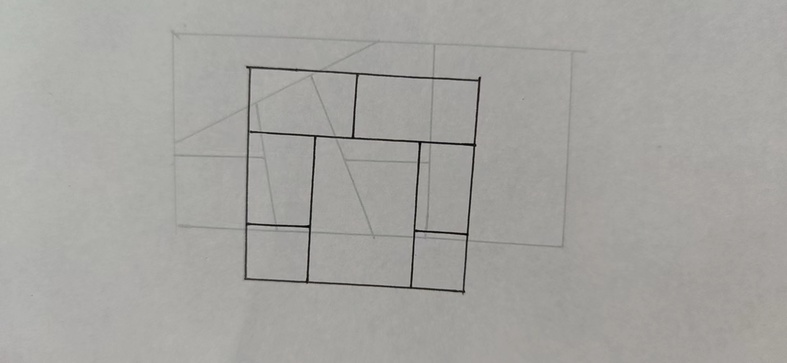
#> input picture 9.jpg, 787 x 363 px, shrunk from 1920 x 887 before the run; its folder holds 5 pictures in this run
$ python cv2_test.py
#> lines starting #> are read from the running program, lines starting #| are printed output that depends on the picture; after the words box and inside, x2 and y2 are one past the last pixel; in counts of white or black regions, pixels touching at a corner belong together
# # 寻找图像轮廓 返回修改后图像的轮廓  以及它们的层次
# contours, hierarchy = cv2.findContours(thresh, cv2.RETR_TREE, cv2.CHAIN_APPROX_SIMPLE)

# 取中轴
import copy
import math
from typing import Dict, List

import cv2
import numpy as np
import matplotlib.pyplot as plt
from matplotlib.image import imread

def get_line_point(lines: list, offset: tuple) -> list:
    """
    获取线段两端点坐标
    Args:
        lines (list): 霍夫直线结果线段
        offset (tuple): 线段偏移比值，线段偏移值，线段偏移角度，当角度偏移为90度时，偏移值为x坐标
    Returns:
        list: 线段两端点坐标 [point1, point2]
    """
    k, b, angle = offset
    x1, y1, x2, y2 = lines[0]
    min_x, max_x = (x1, x2) if x1 < x2 else (x2, x1)
    min_y, max_y = (y1, y2) if y1 < y2 else (y2, y1)
    for line in lines[1:]:
        x1, y1, x2, y2 = line
        min_x = min(min_x, x1, x2)
        max_x = max(max_x, x1, x2)
        min_y = min(min_y, y1, y2)
        max_y = max(max_y, y1, y2)
    if angle not in (0, 90):
        min_y = min_x * k + b
        max_y = max_y * k + b
    return [(min_x, min_y), (max_x, max_y)]


def get_pos_length(point1: tuple, point2: tuple):
    """
    获取两点之间长度
    Args:
        point1 (tuple): 点1坐标
        point2 (tuple): 点2坐标
    Returns:
        float: 两点之间长度
    """
    line_length = math.sqrt((point1[0] - point2[0]) ** 2 + (point1[1] - point2[1]) ** 2)
    return line_length


def sort_group(lines: list, angle: float):
    """
    对线段组排序
    Args:
        lines (list): 线段组
        angle (float): 线段偏移角度
    Returns:
        list: 排序后的线段组
    """
    if not lines:
        return lines
    if angle == 90:
        lines = list(sorted(lines, key=lambda x: x[0][1]))
    else:
        lines = list(sorted(lines, key=lambda x: x[0][0]))
    return lines


def split_group(start_x, start_y, end_x, end_y, line, result, gap_filter):
    """
    拆分同一线段组
    """
    pass


def fit_line(lines: List[np.ndarray], pos_offset=150, angle_offset=30, gap_filter=150, line_gap=100, line_lenth=100):
    """
    拟合直线
    Args:
        lines (list): 霍夫直线结果线段
        pos_offset (int): 线段分组允许偏移量
        angle_offset (float): 线段允许偏移角度
        gap_filter (int): 缝隙大小
        point_gap (int): 线与线之间的间隙
    """
    # 已归类的线段
    line_group: List[List] = []
    # 已归类的线段偏移值
    line_offset: List[tuple] = []
    # 最终线段
    result: List = []

    # 对线段进行归类
    for line in lines:
        for x1, y1, x2, y2 in line:
            if x1 == x2:
                # 水平线段
                angle, a, b = 90, 0, x1
            elif y1 == y2:
                # 垂直线段
                angle, a, b = 0, 0, y1
            else:
                # 倾斜线段
                a = (y2 - y1) / (x2 - x1)
                b = y1 - a * x1
                angle = np.arctan(a) * 57.29577
            is_find_same_line = False
            for index, offset in enumerate(line_offset):
                if abs(angle - offset[2]) < angle_offset and abs(b - offset[1]) < pos_offset:
                    line_group[index].append(line)
                    is_find_same_line = True
                    break
            if not is_find_same_line:
                line_group.append([line])
                line_offset.append((a, b, angle))

    print(line_group)

    # 各组线段求端值
    for index, group_item in enumerate(line_group):
        min_x, max_x = 0, 0
        a, b, angle = line_offset[index]
        min_y, max_y = 0, 0

        # 仅考虑x升序的情况
        group_item = sort_group(group_item, angle)
        start_x, start_y, end_x, end_y = group_item[0][0]
        # start_x, end_x = min(start_x, end_x), max(start_x, end_x)
        for item in group_item[1:]:
            x1, y1, x2, y2 = item[0]

            if angle == 0:
                new_min_x, new_max_x = (x1, x2) if x1 < x2 else (x2, x1)
                if new_min_x > end_x and abs(new_min_x - end_x) > gap_filter:
                    if get_pos_length((start_x, start_y), (end_x, end_y)) > line_lenth:
                        result.append(((start_x, end_x), (start_y, end_y)))
                    start_x, end_x = new_min_x, new_max_x
                else:
                    start_x = min(start_x, new_min_x)
                    end_x = max(end_x, new_max_x)

            elif angle == 90:
                new_min_y, new_max_y = (y1, y2) if y1 < y2 else (y2, y1)
                if new_min_y > end_y and abs(new_min_y - end_y) > gap_filter:
                    if get_pos_length((start_x, start_y), (end_x, end_y)) > line_lenth:
                        result.append(((start_x, end_x), (start_y, end_y)))
                    start_y, end_y = new_min_y, new_max_y
                else:
                    start_y = min(start_y, new_min_y)
                    end_y = max(end_y, new_max_y)

            else:
                new_min_x, new_min_y, new_max_x, new_max_y = (x1, y1, x2, y2) if x1 < x2 else (x2, y2, x1, y1)
                if new_min_x > end_x and get_pos_length((end_x, end_y), (new_min_x, new_min_y)) > line_gap:
                    if get_pos_length((start_x, start_y), (end_x, end_y)) > line_lenth:
                        result.append(((start_x, end_x), (start_y, end_y)))
                    start_x, start_y, end_x, end_y = new_min_x, new_min_y, new_max_x, new_max_y
                else:
                    start_x, start_y = (start_x, start_y) if start_x < new_min_x else (new_min_x, new_min_y)
                    start_y = a * start_x + b
                    end_x, end_y = (end_x, end_y) if end_x > new_max_x else (new_max_x, new_max_y)
                    end_y = a * end_x + b
        if get_pos_length((start_x, start_y), (end_x, end_y)) > line_lenth:
            result.append(((start_x, end_x), (start_y, end_y)))


        # [30 lines of commented-out code are left out]
    return result

file_name = '9'

img_dir = f"./{file_name}.jpg"
save_dir = f"./{file_name}_result.jpg"

img = cv2.imread(img_dir)
#> img is the input picture: shape (363, 787, 3); mean B, G, R 160.3, 164.1, 165
# print(img.shape)
h, w, _ = img.shape
#> h = 363; w = 787
# # 转换为灰度图片
gray = cv2.cvtColor(img, cv2.COLOR_BGR2GRAY)
# 应用直方图均衡化
# gray = cv2.equalizeHist(gray)
# _, binary = cv2.threshold(img,  127, 255, 0)
# 高斯模糊去噪
gray = cv2.GaussianBlur(gray, (9, 9), 0)
# 中值滤波
gray = cv2.medianBlur(gray, ksize=3)
# [6 lines of commented-out code are left out]
edges = cv2.Canny(gray, 50, 100)
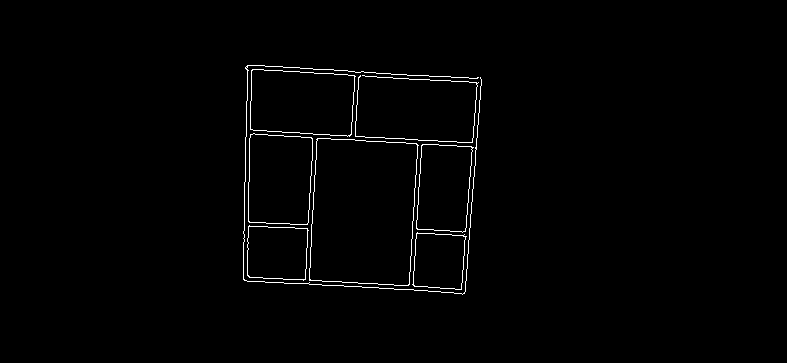
#> edges: shape (363, 787); 1.1% white in thin lines or dots, all inside (x1, y1, x2, y2) = (243, 65, 482, 295)

# minLineLength = 19
# maxLineGap = 5
minLineLength = 5
maxLineGap = 5

# 直线检测
lines = cv2.HoughLinesP(edges, 1, np.pi / 180, 20, np.array([]), minLineLength, maxLineGap)
#> lines = 62 rows, first 6: [246, 134, 311, 137], [271, 66, 327, 69], [247, 281, 300, 283], [250, 137, 250, 109], [355, 72, 364, 72], [267, 131, 364, 136]


# [9 lines of commented-out code are left out]

plt.subplot(2, 2, 1)
plt_img = imread(img_dir)
plt.imshow(img)

# 设置范围
plt.subplot(2, 2, 2)
plt.xlim(0, w)
plt.ylim(0, h)

def line(y1, x1, y2, x2):
    x = [x1, x2]
    y = [y1, y2]
    plt.plot(x, y)

result = []
for i in range(len(lines)):
    for x1, y1, x2, y2 in lines[i]:
        line(y1, x1, y2, x2)
        result.append([(x1, y1), (x2, y2)])
        cv2.line(img, (x1, y1), (x2, y2), (i * 20, 100 + i * 20, 255), 1)
#> this loop made 62 passes
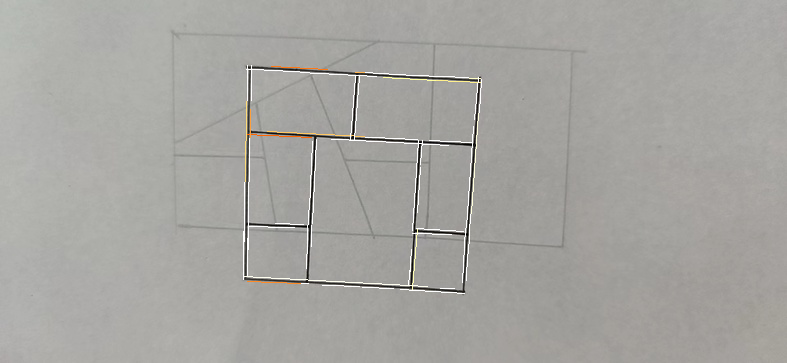
#> img: shape (363, 787, 3); 0.98% of pixels changed, all inside (x1, y1, x2, y2) = (243, 65, 482, 294)
#> after the loop, result = 62 items


# print(len(result), result)
# plt.show()

lines = fit_line(lines)
#> the loop in fit_line, `for line in lines:` made 62 passes
#> line on passes 1 to 12: [[246, 134, 311, 137]], [[271, 66, 327, 69]], [[247, 281, 300, 283]], [[250, 137, 250, 109]], [[355, 72, 364, 72]], [[267, 131, 364, 136]], [[245, 181, 246, 101]], [[436, 80, 481, 82]], [[383, 77, 435, 80]], [[412, 289, 417, 228]], [[469, 78, 480, 78]], [[471, 213, 478, 113]]
#> after the loop in fit_line, `for line in lines:`: line_group = 18 items; line_offset = 18 items, first 6: (0.0462, 122.6, 2.64), (0, 250, 90), (-80, 19781, -89.28), (-12.2, 5315.4, -85.31), (-14.29, 6941.6, -86), (-21, 6775, -87.27)
#> (printed output is left out)
#> the loop in fit_line, `for index, group_item in enumerate(line_group):` made 18 passes
#> (a, b, angle) on passes 1, 2, 3, 6, 8, 9, 11, 12, 13, 14, 15, 16: (0.0462, 122.6, 2.64), (0, 250, 90), (-80, 19781, -89.28), (-21, 6775, -87.27), (-22.67, 7213, -87.47), (0, 283, 0), (-19.5, 9379, -87.06), (-18, 8598, -86.82), (-13.5, 5797.5, -85.76), (-26, 12396, -87.8), (-29, 9142, -88.03), (-16.5, 8015.5, -86.53)
#> (a, b, angle, lines in sort_group) on passes 4, 5, 7, 10: (-12.2, 5315.4, -85.31, [[[412, 289, 417, 228]], [[420, 164, 422, 140]]]), (-14.29, 6941.6, -86, [[[466, 227, 473, 126]], [[471, 213, 478, 113]]]), (-15, 6410, -86.19, [[[412, 230, 418, 140]], [[417, 212, 420, 167]]]), (-12.6, 4599.4, -85.46, [[[350, 139, 355, 76]], [[354, 139, 359, 76]]])
#> after the loop in fit_line, `for index, group_item in enumerate(line_group):`: result = [((243, 481), (133.9, 144.8)), ((247, 247), (65, 279)), ((412, 422), (289, 167)), ((466, 478), (284.4, 113)), ((412, 420), (230, 110)), ((301, 454), (283, 283)), ((350, 359), (189.4, 76))]
#> lines has the same summary as result in fit_line

# 整理返回前端数据格式
import json
return_data = []
for line in lines:
    return_data.append([{'x': float(line[0][0]), 'y': float(line[1][0])}, {'x': float(line[0][1]), 'y': float(line[1][1])}])
#> this loop made 7 passes
#> line on passes 1 to 7: ((243, 481), (133.9, 144.8)), ((247, 247), (65, 279)), ((412, 422), (289, 167)), ((466, 478), (284.4, 113)), ((412, 420), (230, 110)), ((301, 454), (283, 283)), ((350, 359), (189.4, 76))
#> after the loop, return_data = 7 items
print(json.dumps(return_data))
#> (printed output is left out)

plt.subplot(2, 2, 4)
for line_item in lines:
    plt.plot(line_item[0], line_item[1])
#> this loop made 7 passes
plt.xlim(0, w)
plt.ylim(0, h)
plt.savefig(save_dir)
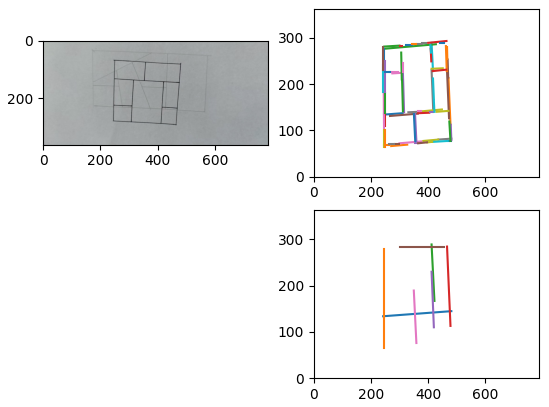
#> figure drawn by matplotlib, 3 panels; B, G, R data is drawn as R, G, B
plt.show()


def cosine_similarity(x, y, norm=False):
    """ 计算两个向量x和y的余弦相似度 """
    assert len(x) == len(y), "len(x) != len(y)"
    zero_list = [0] * len(x)
    if x == zero_list or y == zero_list:
        return float(1) if x == y else float(0)

    # method 1
    res = np.array([[x[i] * y[i], x[i] * x[i], y[i] * y[i]] for i in range(len(x))])
    print(res, 11, type(res), res[:, -1], sum(res[:, -1]), type(res[:, -1]))
    cos = sum(res[:, 0]) / (np.sqrt(sum(res[:, 1])) * np.sqrt(sum(res[:, 2])))
    return 0.5 * cos + 0.5 if norm else cos  # 归一化到[0, 1]区间内

# [8 lines of commented-out code are left out]
